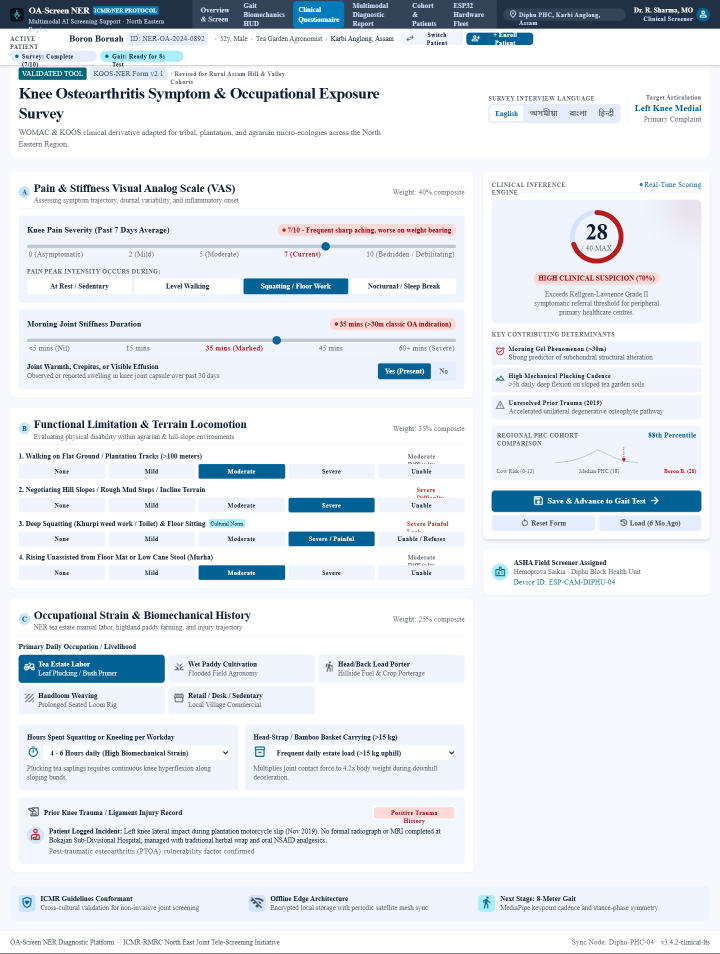
#> input picture stitch_oa_screen_ner_dashboard/clinical_symptom_questionnaire/screen.png, 1440 x 1908 px (shown at 1/2 size); its folder holds only this picture in this run
$ python -i train_bone_density.py   (imports and definitions only)   (older library calls are emulated)
#> lines starting #> are read from the running program, lines starting #| are printed output that depends on the picture
"""Train Bone Density and Joint Degeneration ML Baseline on the Knee Dataset
using techniques from PMC10137589 (CLAHE, Central Articular ROI extraction, Multi-feature Ensemble).
"""
import os
import sys
from pathlib import Path
import cv2
import numpy as np
import scipy.stats as stats
from sklearn.ensemble import ExtraTreesClassifier, HistGradientBoostingClassifier, RandomForestClassifier, VotingClassifier
from sklearn.metrics import classification_report, accuracy_score, confusion_matrix
import joblib

PROJECT_ROOT = Path(__file__).resolve().parents[2]
DATASET_DIR = PROJECT_ROOT / "Dataset" / "Knee Osteoarthritis Classification"
ARTIFACTS_DIR = PROJECT_ROOT / "artifacts"
# [1 line not run here, left out]
MODEL_OUT = ARTIFACTS_DIR / "knee_bone_density_model.joblib"

CLASS_MAP = {"Normal": 0, "Osteopenia": 1, "Osteoporosis": 2}
INV_CLASS_MAP = {0: "Normal", 1: "Osteopenia", 2: "Osteoporosis"}

def extract_radiograph_features(img_path: Path) -> np.ndarray:
    """Extract joint space texture, CLAHE enhancement, FFT trabecular energy, and density moments
    grounded in PMC10137589 methodology."""
    img = cv2.imread(str(img_path), cv2.IMREAD_GRAYSCALE)
#> img: shape (1908, 1440); min 0, max 255, mean 232.7
    if img is None:
        return np.zeros(42, dtype=np.float32)

    img = cv2.resize(img, (224, 224))
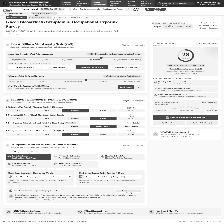
#> img: shape (224, 224); min 13, max 255, mean 233

    # 1. CLAHE preprocessing (Contrast enhancement for bone trabeculae and subchondral sclerosis)
    clahe = cv2.createCLAHE(clipLimit=2.0, tileGridSize=(8, 8))
    clahe_img = cv2.equalizeHist(img)
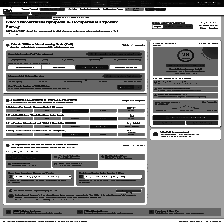
#> clahe_img: shape (224, 224); min 0, max 255, mean 153.8

    # 2. Central Articular Joint ROI (Middle 60% x 60%)
    h, w = clahe_img.shape
#> h = 224; w = 224
    roi = clahe_img[int(h * 0.20):int(h * 0.80), int(w * 0.20):int(w * 0.80)]
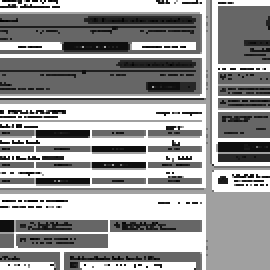
#> roi: shape (135, 135) (shown 2 times larger); min 0, max 255, mean 155.8

    # 3. Statistical moments of density
    mean_val = float(np.mean(roi))
#> mean_val = 155.8
    std_val = float(np.std(roi))
#> std_val = 85.31
    skew_val = float(stats.skew(roi.ravel()))
#> skew_val = -0.057
    kurt_val = float(stats.kurtosis(roi.ravel()))
#> kurt_val = -1.38
    p10, p25, p50, p75, p90 = [float(x) for x in np.percentile(roi, [10, 25, 50, 75, 90])]
#> p10 = 31; p25 = 102; p50 = 160; p75 = 255; p90 = 255
    iqr_val = p75 - p25
#> iqr_val = 153

    # 4. Sobel gradient edge analysis & Laplacian variance
    sobelx = cv2.Sobel(roi, cv2.CV_64F, 1, 0, ksize=3)
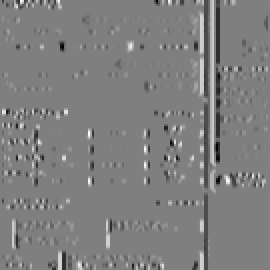
#> sobelx: shape (135, 135) float64 (shown 2 times larger); min -964, max 964, mean -0.7; drawn with min black and max white
    sobely = cv2.Sobel(roi, cv2.CV_64F, 0, 1, ksize=3)
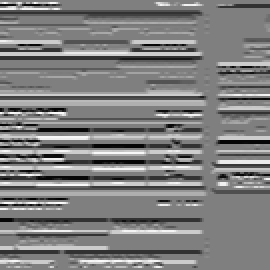
#> sobely: shape (135, 135) float64 (shown 2 times larger); min -1019, max 1019, mean 0.3; drawn with min black and max white
    edge_mag = np.sqrt(sobelx**2 + sobely**2)
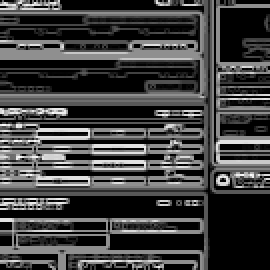
#> edge_mag: shape (135, 135) float64 (shown 2 times larger); min 0, max 1090.3, mean 273.8; drawn with min black and max white
    edge_mean = float(np.mean(edge_mag))
#> edge_mean = 273.8
    edge_std = float(np.std(edge_mag))
#> edge_std = 296.4
    lap_var = float(np.var(cv2.Laplacian(roi, cv2.CV_64F)))
#> lap_var = 25045.1

    # 5. Global image moments
    global_mean = float(np.mean(clahe_img))
#> global_mean = 153.8
    global_std = float(np.std(clahe_img))
#> global_std = 85.03

    # 6. Trabecular FFT high-frequency power spectrum energy
    f_transform = np.fft.fft2(roi)
    f_shift = np.fft.fftshift(f_transform)
    mag_spec = np.abs(f_shift)
    hf_energy = float(np.mean(mag_spec > np.percentile(mag_spec, 80)))
#> hf_energy = 0.2

    # 7. Sub-band density (Femoral condyle, Joint space slit, Tibial plateau)
    rh, rw = roi.shape
#> rh = 135; rw = 135
    third_h = rh // 3
#> third_h = 45
    top_band = roi[:third_h, :]
    mid_band = roi[third_h:2*third_h, :]
    bot_band = roi[2*third_h:, :]
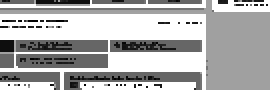
#> bot_band: shape (45, 135) (shown 2 times larger); min 0, max 255, mean 176.4

    top_mean = float(np.mean(top_band))
#> top_mean = 122.8
    mid_mean = float(np.mean(mid_band))
#> mid_mean = 168.3
    bot_mean = float(np.mean(bot_band))
#> bot_mean = 176.4
    jsn_ratio = (mid_mean + 1e-5) / (top_mean + 1e-5)
#> jsn_ratio = 1.37

    # 8. Normalized Histogram distribution (16 bins)
    hist, _ = np.histogram(roi, bins=16, range=(0, 256), density=True)
#> hist = [0.00283, 0.00383, 0.00291, 0, 0, 0, 0.0198, 0.00115, 0, 0, 0.00852, 0, 0, 0, 0, 0.0234]

    feats = np.array([
        mean_val, std_val, skew_val, kurt_val, p10, p25, p50, p75, p90, iqr_val,
        edge_mean, edge_std, lap_var, global_mean, global_std, hf_energy,
        top_mean, mid_mean, bot_mean, jsn_ratio,
        *hist
    ], dtype=np.float32)
#> feats = 36 values, max 25045.1 at index 12, min -1.38 at index 3, mean 764.4

    return feats

# [83 lines left out: functions load_split, main, not called in this run]

# [2 lines not run here, left out]

>>> result = extract_radiograph_features('../../stitch_oa_screen_ner_dashboard/clinical_symptom_questionnaire/screen.png')
#> result has the same summary as feats in extract_radiograph_features
